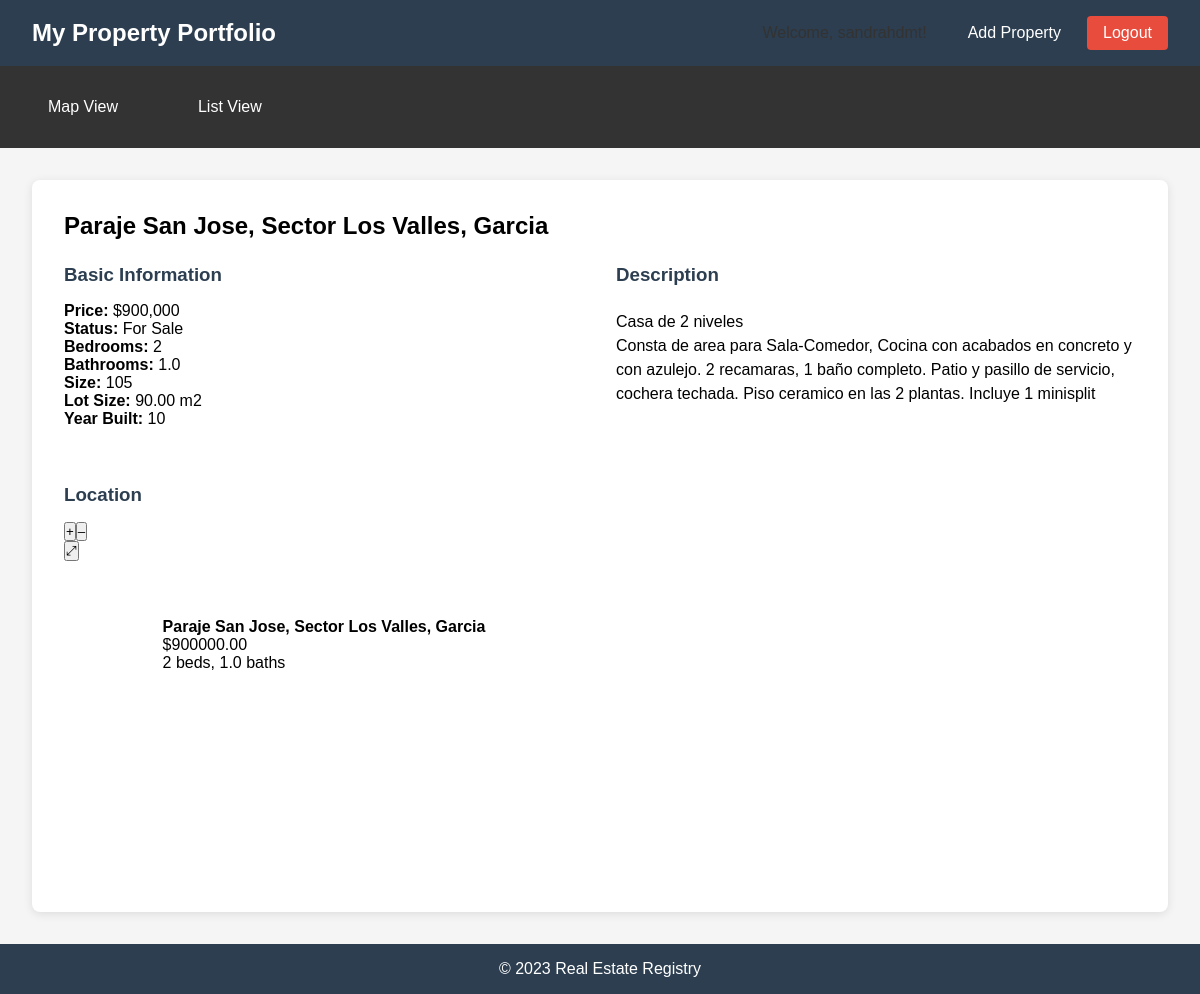
Screenshot of /property/2 (signed in) with the database file from the repository.
### models.py (models this page shows, shortened)
class Property(db.Model):
    __tablename__ = 'properties'
    id = db.Column(db.Integer, primary_key=True)
    address = db.Column(db.String(200), nullable=False)
    price = db.Column(db.Numeric(12, 2), nullable=False)
    bedrooms = db.Column(db.Integer, nullable=False)
    bathrooms = db.Column(db.Numeric(3, 1), nullable=False)
    square_feet = db.Column(db.Integer, nullable=False)
    lot_size = db.Column(db.Numeric(10, 2))
    year_built = db.Column(db.Integer)
    status = db.Column(db.String(20), nullable=False)
    description = db.Column(db.Text)
    latitude = db.Column(db.Float)
    longitude = db.Column(db.Float)
    created_at = db.Column(db.DateTime, default=db.func.current_timestamp())
    status = db.Column(db.String(50), default="For Sale")
    user_id = db.Column(db.Integer, db.ForeignKey('users.id'), nullable=False)

### routes.py (the view)
@app.route('/property/<int:property_id>')
@login_required
def property_detail(property_id):
    property = Property.query.filter_by(id=property_id, user_id=current_user.id).first_or_404()
    return render_template('property_detail.html', property=property)

### routes.py (called while the page is built)
@login_manager.user_loader
def load_user(user_id):
    return User.query.get(int(user_id))

### templates/property_detail.html (shortened to what this page needs)
{% extends "base.html" %}
{% block head %}
<link rel="stylesheet" href="https://cdn.jsdelivr.net/npm/ol@v7.3.0/ol.css">
{% endblock %}
{% block content %}
<div class="property-detail">
    <h2>{{ property.address }}</h2>
    <div class="detail-sections">
        <div class="detail-section">
            <h3>Basic Information</h3>
            <p><strong>Price:</strong> ${{ "{:,.0f}".format(property.price) }}</p>
            <p><strong>Status:</strong> {{ property.status }}</p>
            <p><strong>Bedrooms:</strong> {{ property.bedrooms }}</p>
            <p><strong>Bathrooms:</strong> {{ property.bathrooms }}</p>
            <p><strong>Size:</strong> {{ "{:,.0f}".format(property.square_feet) }}</p>
            <p><strong>Lot Size:</strong> {{ property.lot_size }} m2</p>
            <p><strong>Year Built:</strong> {{ property.year_built }}</p>
        </div>
        <div class="detail-section">
            <h3>Description</h3>
            <div class="property-description">{{ property.description }}</div>
        </div>
        <div class="detail-section">
            <h3>Location</h3>
            <div id="property-map" class="map" style="height: 300px;"></div>
        </div>
    </div>
    <div class="actions">
        <a href="{{ url_for('list_view') }}" class="btn">Back to List</a>
    </div>
</div>
{% endblock %}

### static/css/styles.css (style rules this page uses)
* { margin: 0; padding: 0; box-sizing: border-box; font-family: 'Arial', sans-serif; }
body { display: flex; flex-direction: column; min-height: 100vh; background-color: #f5f5f5; }
.btn { padding: 0.5rem 1rem; color: white; border: none; border-radius: 4px; text-decoration: none; cursor: pointer; display: inline-block; min-width: 80px; text-align: center; box-sizing: border-box; transition: background-color 0.3s; }
.property-detail { background-color: white; padding: 2rem; border-radius: 8px; box-shadow: 0 2px 10px rgba(0, 0, 0, 0.1); }
.detail-sections { display: grid; grid-template-columns: 1fr 1fr; gap: 2rem; margin-top: 1.5rem; }
.detail-section { margin-bottom: 1.5rem; }
.detail-section h3 { margin-bottom: 1rem; color: #2c3e50; }
.property-description { white-space: pre-wrap; word-wrap: break-word; font-family: inherit; line-height: 1.5; padding: 0.5em 0; }

### rows the page displays
Property: address "Paraje San Jose, Sector Los Valles, Garcia", price "900,000", status "For Sale", bedrooms "2", bathrooms "1.0", square_feet "105", lot_size "90.00", year_built "10", description "Casa de 2 niveles Consta de area para Sala-Comedor, Cocina con acabados en concreto y con azulejo. 2 recamaras, 1 baño completo. Patio y pasillo de servicio, cochera techada. Piso ceramico en las 2 plantas. Incluye 1 minisplit"
